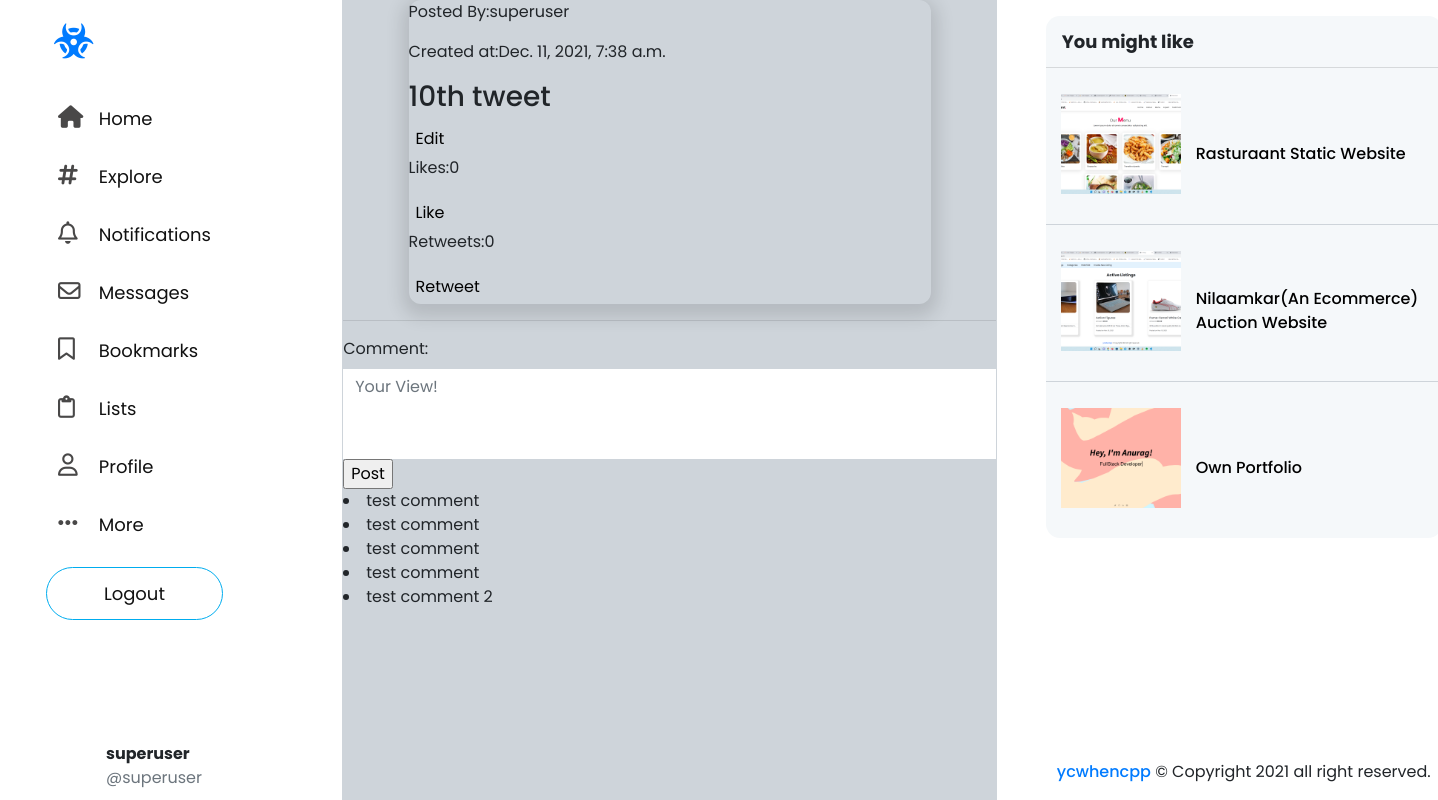
The page /tweet/11 (signed in) on the database as committed earlier.
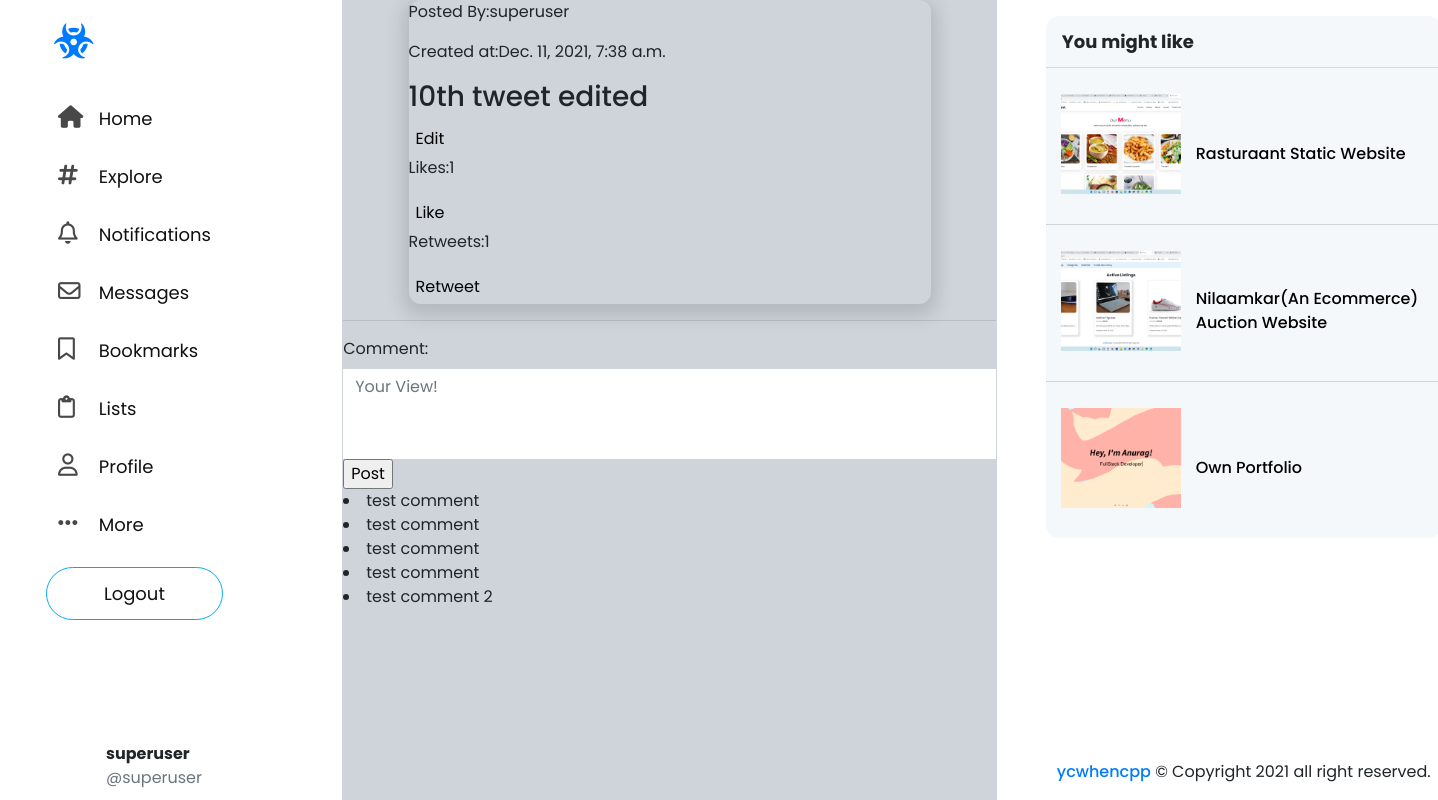
The same page on the database as committed later.
### network/models.py (models this page shows, shortened)
class make_tweet(models.Model):
    content=models.CharField(max_length=1000,null=False)
    author=models.ForeignKey(User,on_delete=models.CASCADE,related_name="tweet")
    time_stamp=models.DateTimeField(auto_now_add=True)
    liked=models.ManyToManyField(User,related_name="like",blank=True)
    retweet=models.ManyToManyField(User,related_name="retweet",blank=True)
    def likecount(self):
        return self.liked.all().count()
    def retweetcount(self):
        return self.retweet.all().count()
    class Meta:
        ordering=['-time_stamp']

class User(AbstractUser):
    pass
    is_following=models.ManyToManyField("self",related_name="followers",blank=True,symmetrical=False)
    def __str__(self):
        return self.username

### network/views.py (the view)
# urls.py: path("tweet/<int:id>", views.view_tweet, name="view_tweet"),
def view_tweet(request,id):
    tweet=make_tweet.objects.get(pk=id)
    comments=tweet_comment.objects.filter(tweet=tweet).all()
    return render(request,"network/viewtweet.html",{
        "tweet":tweet,
        "commentform":commentform,
        "comments":comments
    })

### network/templates/network/viewtweet.html (shortened to what this page needs)
{% extends "network/layout.html" %}
{% block body %}
<div class="tweets">
    <div class="tweet" id='tweet-{{tweet.id}}'>
        <div class="tweet-info">
            <p class="tweet-author" onclick="location.href='{% url 'view_profile' tweet.author %}'">Posted By:{{tweet.author}}</p>
            <p class="timestamp">Created at:{{tweet.time_stamp}}</p>
        </div>
        <h3 class="tweet-content" id="tweet-content-{{tweet.id}}">{{tweet.content}}</h3>
        <button class="edit_button " data-id="{{tweet.id}}">Edit</button>
        <p  id="like-post-{{tweet.id}}" class="like-count">Likes:{{tweet.likecount}}</p>
        <button class="like-button" data-id="{{tweet.id}}">Like</button>
        <p  id="rt-post-{{tweet.id}}" class="rt-count">Retweets:{{tweet.retweetcount}}</p>
        <button class="rt-button" data-id="{{tweet.id}}">Retweet</button>
    </div>
    <hr>
</div>
<div class="comment">
    <form action="{% url 'comment' tweet.id %}" method="POST">
        {{commentform}}
        <input type="submit" value="Post">
    </form>
    {% for comment in comments %}
    <li>{{comment.comment}}</li>
    {% empty %}
    No comments yet
    {% endfor %}
</div>
{% endblock %}

Rows that differ between the two databases and show on the page:
changed make_tweet "superuser": content "10th tweet" → "10th tweet edited"; likecount "0" → "1"; retweetcount "0" → "1"
